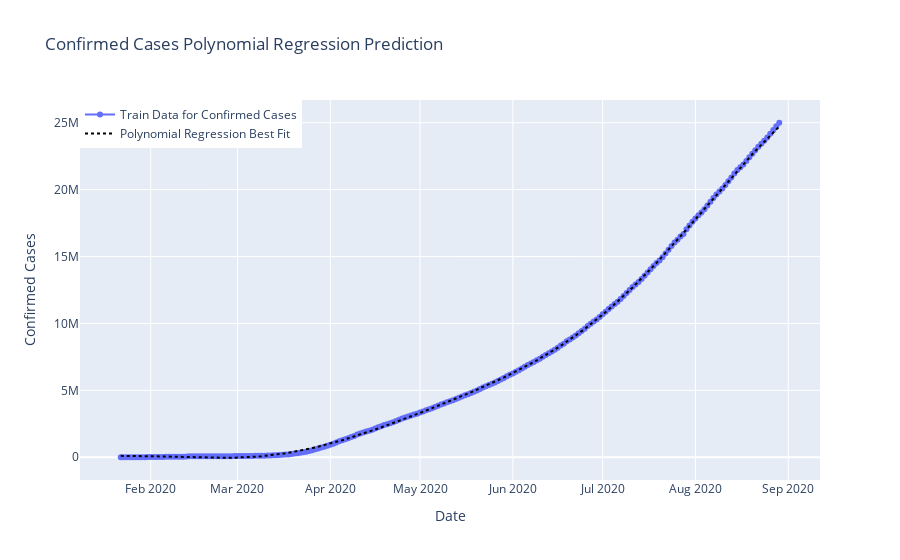

Notebook code for this chart:
### Code cell
#Visualisation
comp_data=poly.fit_transform(np.array(datewise["Days Since"]).reshape(-1,1))
plt.figure(figsize=(11,6))
predictions_poly=linreg.predict(comp_data)

fig=go.Figure()
fig.add_trace(go.Scatter(x=datewise.index, y=datewise["Confirmed"],
                    mode='lines+markers',name="Train Data for Confirmed Cases"))
fig.add_trace(go.Scatter(x=datewise.index, y=predictions_poly,
                    mode='lines',name="Polynomial Regression Best Fit",
                    line=dict(color='black', dash='dot')))
fig.update_layout(title="Confirmed Cases Polynomial Regression Prediction",
                 xaxis_title="Date",yaxis_title="Confirmed Cases",
                 legend=dict(x=0,y=1,traceorder="normal"))
fig.show()

### Figure 1 — Plotly figure (JSON) as saved in the notebook; plotly's stock layout.template omitted (floating-point values rounded to 4 significant figures; data arrays with more than 128 entries replaced by an {"elided": "..."} marker saying what was removed)
{"data": [{"mode": "lines+markers", "name": "Train Data for Confirmed Cases", "type": "scatter", "x": {"elided": "221 str values"}, "y": {"elided": "221 int values"}}, {"line": {"color": "black", "dash": "dot"}, "mode": "lines", "name": "Polynomial Regression Best Fit", "type": "scatter", "x": {"elided": "221 str values"}, "y": {"elided": "221 float values"}}], "layout": {"legend": {"traceorder": "normal", "x": 0, "y": 1}, "title": {"text": "Confirmed Cases Polynomial Regression Prediction"}, "xaxis": {"title": {"text": "Date"}}, "yaxis": {"title": {"text": "Confirmed Cases"}}}}
